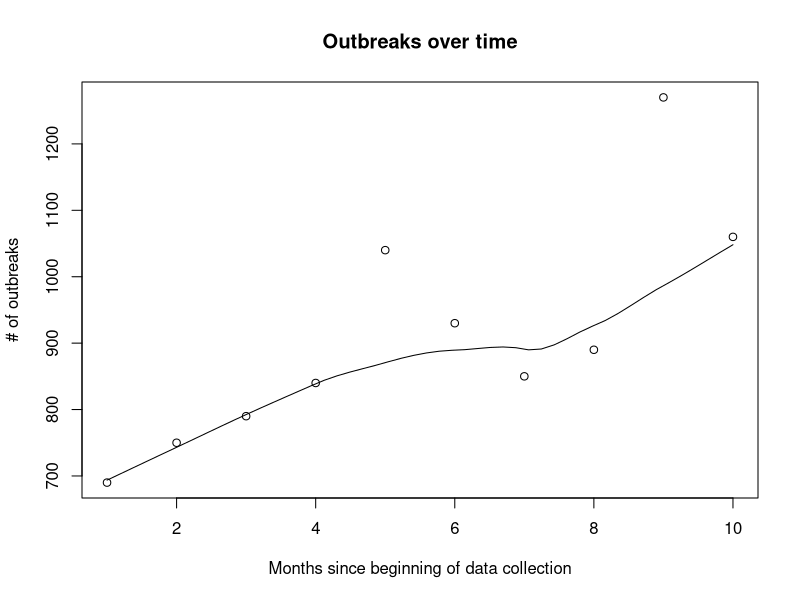
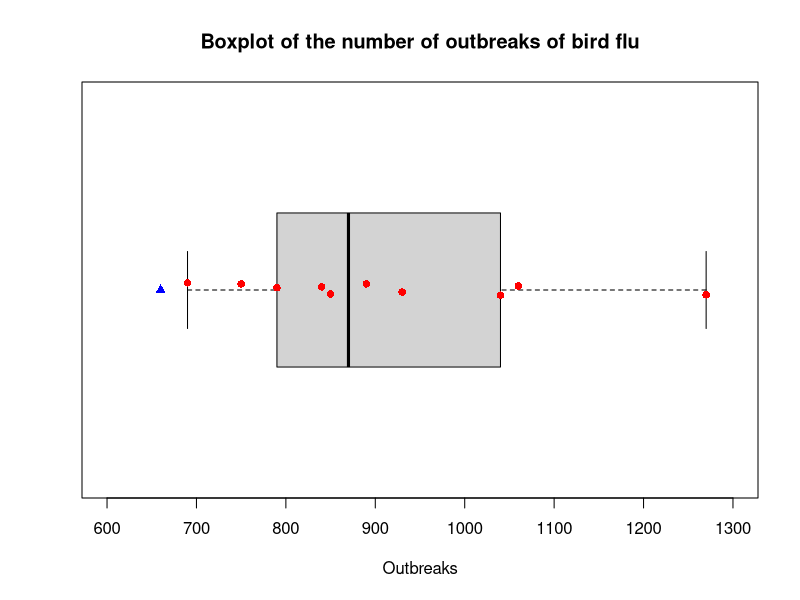

Source code (R) for these figures, in order:
o <- c(690,750,790,840,1040,930,850,890,1270,1060)
norm.interval = function(data, variance=var(data), conf.level=0.95) { #sets up a new function, the values given here are defaults
z = qnorm((1 - conf.level)/2, lower.tail = FALSE) #gives critical value
meanx = mean(data)
sdx = sqrt(variance/length(data))
c(meanx - z * sdx, meanx + z * sdx)
}
norm.interval(o)
var(o) #estimates variance from data

norm.interval(o,250^2) #same thing with sd 250
#the standard deviation has grown, while the mean stayed the same, so we expect the confidence interval to grow around the same center, which it did

CV <- 100/(sqrt(var(o)/length(data))) #because 200=2*z*sdx (in my function from a), so 100=z*sdx
pnorm(CV, lower.tail = FALSE) #gives confidence level for given critical value

scatter.smooth(o, main="Outbreaks over time",xlab="Months since beginning of data collection", ylab="# of outbreaks")
#the amount of outbreaks per month is generally rising, though the scattering in the later months is larger than the earlier ones.

boxplot(o,ylim=c(600,1300), horizontal = TRUE, main="Boxplot of the number of outbreaks of bird flu",xlab="Outbreaks")
points(o,jitter(c(1,1,1,1,1,1,1,1,1,1)), pch=16, col="red")
points(660, 1, pch=17, col="blue")
#The predicted value is unlikely, since it is not only an outlier from the data throughout the last 10 months, but looking at the result from d), it fits even less, because the trend shows a rising amount of outbreaks, whereas the prediction is even lower.